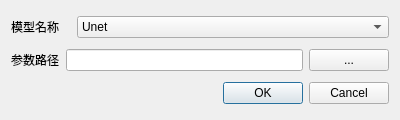
<?xml version="1.0" encoding="UTF-8"?>
<ui version="4.0">
 <class>buildSegDialogBase</class>
 <widget class="QDialog" name="buildSegDialogBase">
  <property name="geometry">
   <rect>
    <x>0</x>
    <y>0</y>
    <width>400</width>
    <height>120</height>
   </rect>
  </property>
  <property name="sizePolicy">
   <sizepolicy hsizetype="Fixed" vsizetype="Fixed">
    <horstretch>0</horstretch>
    <verstretch>0</verstretch>
   </sizepolicy>
  </property>
  <property name="minimumSize">
   <size>
    <width>400</width>
    <height>120</height>
   </size>
  </property>
  <property name="maximumSize">
   <size>
    <width>400</width>
    <height>120</height>
   </size>
  </property>
  <property name="windowTitle">
   <string>buildSeg</string>
  </property>
  <layout class="QHBoxLayout" name="horizontalLayout">
   <item>
    <layout class="QVBoxLayout" name="verticalLayout">
     <item>
      <layout class="QHBoxLayout" name="hLayModel">
       <item>
        <widget class="QLabel" name="lblModel">
         <property name="sizePolicy">
          <sizepolicy hsizetype="Fixed" vsizetype="Preferred">
           <horstretch>0</horstretch>
           <verstretch>0</verstretch>
          </sizepolicy>
         </property>
         <property name="minimumSize">
          <size>
           <width>60</width>
           <height>0</height>
          </size>
         </property>
         <property name="maximumSize">
          <size>
           <width>60</width>
           <height>16777215</height>
          </size>
         </property>
         <property name="text">
          <string>模型名称</string>
         </property>
        </widget>
       </item>
       <item>
        <widget class="QComboBox" name="cmbModel">
         <property name="editable">
          <bool>false</bool>
         </property>
         <property name="currentText">
          <string>Unet</string>
         </property>
         <item>
          <property name="text">
           <string>Unet</string>
          </property>
         </item>
        </widget>
       </item>
      </layout>
     </item>
     <item>
      <layout class="QHBoxLayout" name="hLayParams">
       <item>
        <widget class="QLabel" name="lblParams">
         <property name="text">
          <string>参数路径</string>
         </property>
        </widget>
       </item>
       <item>
        <widget class="QLineEdit" name="edtParams"/>
       </item>
       <item>
        <widget class="QPushButton" name="btnParams">
         <property name="text">
          <string>...</string>
         </property>
        </widget>
       </item>
      </layout>
     </item>
     <item>
      <widget class="QDialogButtonBox" name="button_box">
       <property name="orientation">
        <enum>Qt::Horizontal</enum>
       </property>
       <property name="standardButtons">
        <set>QDialogButtonBox::Cancel|QDialogButtonBox::Ok</set>
       </property>
      </widget>
     </item>
    </layout>
   </item>
  </layout>
 </widget>
 <resources/>
 <connections>
  <connection>
   <sender>button_box</sender>
   <signal>accepted()</signal>
   <receiver>buildSegDialogBase</receiver>
   <slot>accept()</slot>
   <hints>
    <hint type="sourcelabel">
     <x>20</x>
     <y>20</y>
    </hint>
    <hint type="destinationlabel">
     <x>20</x>
     <y>20</y>
    </hint>
   </hints>
  </connection>
  <connection>
   <sender>button_box</sender>
   <signal>rejected()</signal>
   <receiver>buildSegDialogBase</receiver>
   <slot>reject()</slot>
   <hints>
    <hint type="sourcelabel">
     <x>20</x>
     <y>20</y>
    </hint>
    <hint type="destinationlabel">
     <x>20</x>
     <y>20</y>
    </hint>
   </hints>
  </connection>
 </connections>
</ui>
